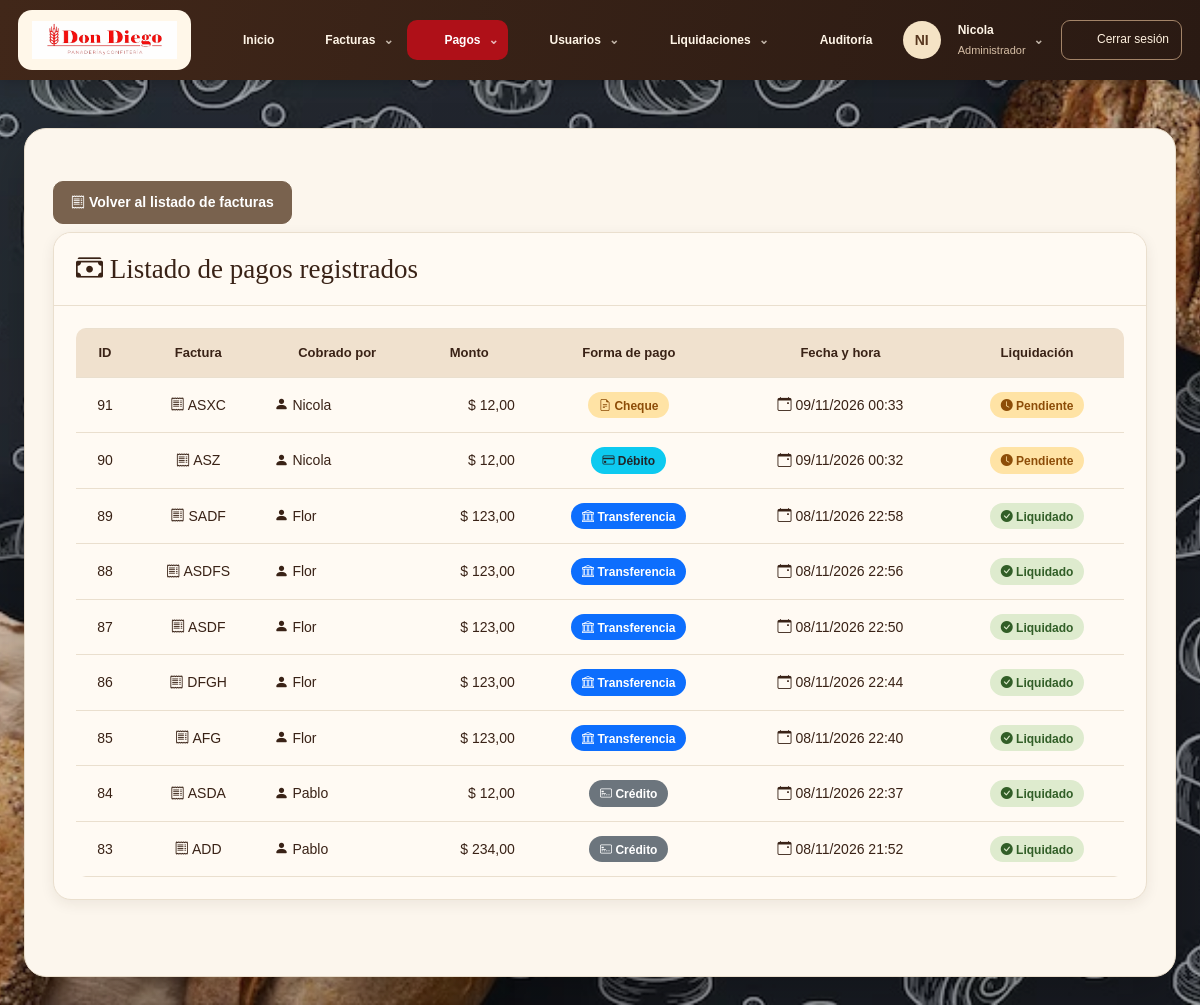
/Panaderia-v3/listar_pagos.php (signed in), run on an earlier commit of the app's database.
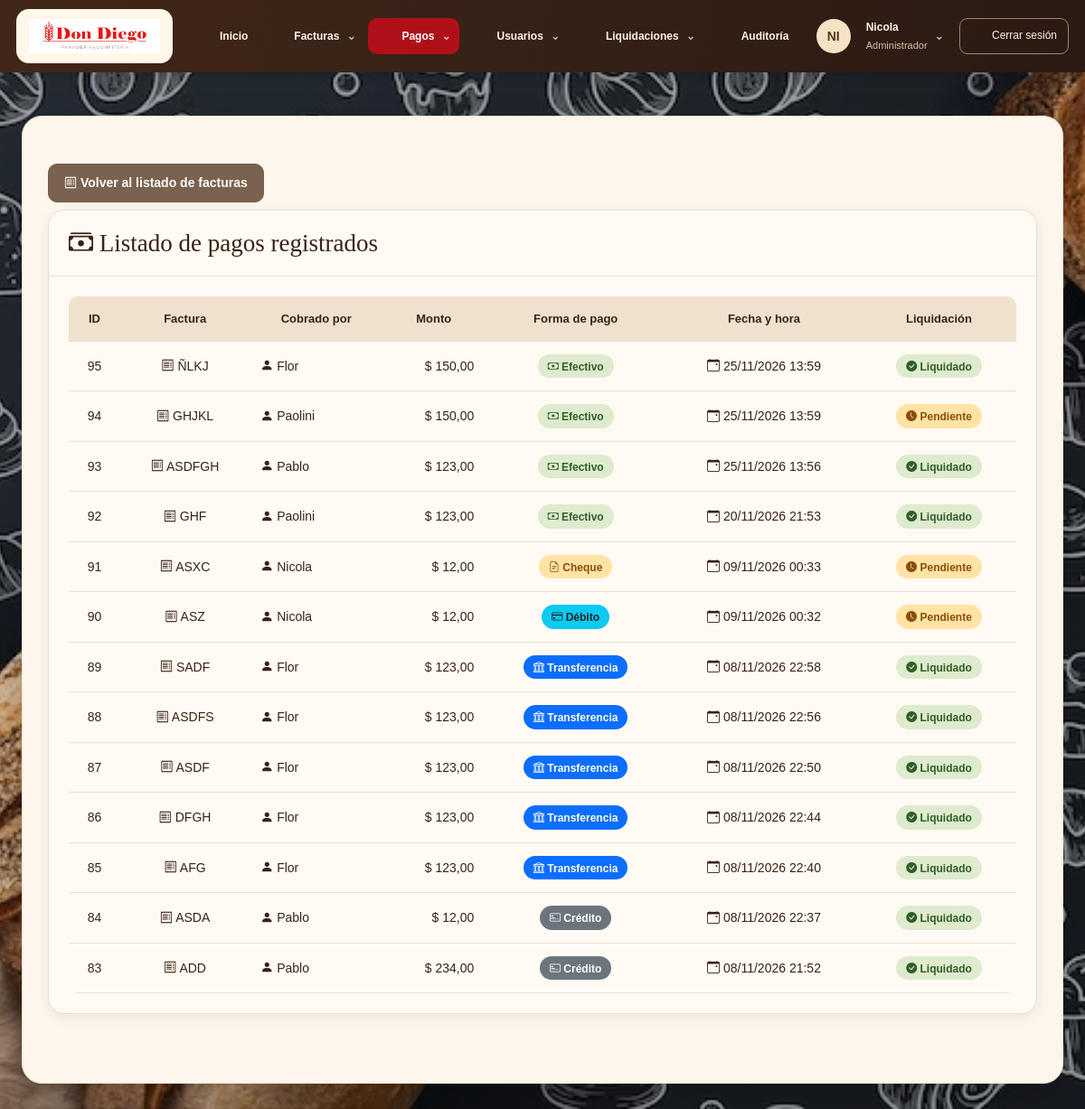
And on a later commit of the database.
### tables this page shows
CREATE TABLE `pago` (
  `id` int(10) UNSIGNED NOT NULL,
  `id_factura` int(10) UNSIGNED NOT NULL,
  `id_repartidor` smallint(5) UNSIGNED NOT NULL,
  `monto` decimal(8,2) NOT NULL,
  `forma_pago` enum('Efectivo','Transferencia','Debito','Credito','Cheque') NOT NULL,
  `fecha_hora` datetime NOT NULL DEFAULT current_timestamp(),
  `liquidado` tinyint(1) NOT NULL DEFAULT 0,
  `id_liquidacion` int(10) UNSIGNED DEFAULT NULL
);

CREATE TABLE `factura` (
  `id` int(10) UNSIGNED NOT NULL,
  `numero_serie` varchar(20) NOT NULL,
  `monto` decimal(8,2) NOT NULL,
  `fecha_registro` datetime NOT NULL,
  `fecha_cobro` datetime DEFAULT NULL,
  `estado` enum('Cobrado','Pendiente','Anulada') NOT NULL DEFAULT 'Pendiente',
  `id_usuario_registro` smallint(5) UNSIGNED NOT NULL,
  `id_usuario_asignado` smallint(5) UNSIGNED DEFAULT NULL
);

CREATE TABLE `usuario` (
  `id` smallint(5) UNSIGNED NOT NULL,
  `usuario` varchar(32) NOT NULL,
  `contrasenia` varchar(255) NOT NULL,
  `activo` tinyint(1) NOT NULL DEFAULT 1,
  `id_ROL` tinyint(3) UNSIGNED NOT NULL
);

### Panaderia-v3/permisos.php (called while the page is built, shortened)
<?php
function obtenerRolUsuario(PDO $conexion, $idUsuario): ?string
{
    static $roles = [];
    $idUsuario = (int)$idUsuario;
    if (!array_key_exists($idUsuario, $roles)) {
        $stmt = $conexion->prepare(
            "SELECT LOWER(TRIM(r.nombre))
             FROM usuario u
             INNER JOIN rol r ON r.id = u.id_ROL
             WHERE u.id = ? AND u.activo = 1"
        );
        $stmt->execute([$idUsuario]);
        $rol = $stmt->fetchColumn();
        $roles[$idUsuario] = $rol === false ? null : $rol;
    }
    return $roles[$idUsuario];
}
function usuarioPuedeAdministrar(PDO $conexion, $idUsuario): bool
{
    $rol = obtenerRolUsuario($conexion, $idUsuario);
    return $rol !== null && !in_array($rol, ["repartidor", "cajero", "cajera"], true);
}
function usuarioPuedeGestionarFacturas(PDO $conexion, $idUsuario): bool
{
    $rol = obtenerRolUsuario($conexion, $idUsuario);
    return $rol !== null && $rol !== "repartidor";
}

### Panaderia-v3/listar_pagos.php (the view, shortened to what the changed rows need)
<?php
require_once "conexion.php";
$sql = "SELECT p.id, p.id_factura, p.id_repartidor, p.monto, p.forma_pago, p.fecha_hora, p.liquidado, f.numero_serie, u.usuario AS nombre_repartidor
        FROM pago p INNER JOIN factura f ON p.id_factura = f.id INNER JOIN usuario u ON p.id_repartidor = u.id
        ORDER BY p.fecha_hora DESC"
    ;
$stmt = $conexion->prepare($sql);
$stmt->execute();
$pagos = $stmt->fetchAll(PDO::FETCH_ASSOC);
?>
<!DOCTYPE html>
<html lang="es">
<head>
    <link rel="stylesheet" href="css/bootstrap-5.3.8/css/bootstrap.min.css">
    <link rel="stylesheet" href="css/estilo.css">
    <link rel="stylesheet" href="fondo-sistema.css?v=1">
    <link rel="stylesheet" href="tema-don-diego.css?v=2">
<link rel="stylesheet" href="imagenes/bootstrap-icons-1.13.1/bootstrap-icons.min.css">
</head>
<body>
    <?php require_once "menu.php"; ?>
    <div class="container mt-5">
        <div class="card shadow mb-5">
            <div class="card-body">
                <?php if (count($pagos) > 0): ?>
                    <div class="table-responsive">
                        <table class="table table-bordered table-hover align-middle">
                            <thead class="table-dark text-center">
                                <tr>
                                    <th>ID</th>
                                    <th>Factura</th>
                                    <th>Cobrado por</th>
                                    <th>Monto</th>
                                    <th>Forma de pago</th>
                                    <th>Fecha y hora</th>
                                    <th>Liquidación</th>
                                </tr>
                            </thead>
                            <tbody>
                                <?php foreach ($pagos as $pago): ?>
                                    <?php
                                    switch ($pago["forma_pago"]) {
                                        case "Efectivo":
                                            $clase = "bg-success";
                                            $icono = "bi-cash";
                                            $nombre = "Efectivo";
                                            break;
                                        case "Transferencia":
                                            $clase = "bg-primary";
                                            $icono = "bi-bank";
                                            $nombre = "Transferencia";
                                            break;
                                        case "Debito":
                                            $clase = "bg-info text-dark";
                                            $icono = "bi-credit-card";
                                            $nombre = "Débito";
                                            break;
                                        case "Credito":
                                            $clase = "bg-secondary";
                                            $icono = "bi-credit-card-2-front";
                                            $nombre = "Crédito";
                                            break;
                                        case "Cheque":
                                            $clase = "bg-warning text-dark";
                                            $icono = "bi-file-earmark-text";
                                            $nombre = "Cheque";
                                            break;
                                    }
                                    ?>
                                    <tr>
                                        <td class="text-center">
                                            <?= htmlspecialchars((string)$pago["id"]) ?>
                                        </td>
                                        <td class="text-center">
                                            <i class="bi bi-receipt"></i>
                                            <?= htmlspecialchars($pago["numero_serie"]) ?>
                                        </td>
                                        <td>
                                            <i class="bi bi-person-fill"></i>
                                            <?= htmlspecialchars($pago["nombre_repartidor"]) ?>
                                        </td>
                                        <td class="text-end text-nowrap">
                                            $ <?= number_format((float)$pago["monto"], 2, ",", ".") ?>
                                        </td>
                                        <td class="text-center">
                                            <span class="badge <?= $clase ?>">
                                                <i class="bi <?= $icono ?>"></i>
                                                <?= htmlspecialchars($nombre) ?>
                                            </span>
                                        </td>
                                        <td class="text-center text-nowrap">
                                            <i class="bi bi-calendar-event"></i>
                                            <?php
                                            $fecha = new DateTime($pago["fecha_hora"]);
                                            echo htmlspecialchars($fecha->format("d/m/Y H:i"));
                                            ?>
                                        </td>
                                        <td class="text-center">
                                            <?php if ((int)$pago["liquidado"] === 1): ?>
                                                <span class="badge bg-success"><i class="bi bi-check-circle-fill"></i> Liquidado</span>
                                            <?php else: ?>
                                                <span class="badge bg-warning text-dark"><i class="bi bi-clock-fill"></i> Pendiente</span>
                                            <?php endif; ?>
                                        </td>
                                    </tr>
                                <?php endforeach; ?>
                            </tbody>
                        </table>
                    </div>
                <?php endif; ?>
            </div>
        </div>
    </div>
</body>
</html>

### Panaderia-v3/menu.php (shortened to what the changed rows need)
<?php
require_once __DIR__ . '/permisos.php';
require_once __DIR__ . '/dd_ui.php';
$rolUsuario = obtenerRolUsuario($conexion, $_SESSION['id_usuario']);
$usuarioPuedeAdministrar = usuarioPuedeAdministrar($conexion, $_SESSION['id_usuario']);
$usuarioPuedeGestionarFacturas = usuarioPuedeGestionarFacturas($conexion, $_SESSION['id_usuario']);
$usuarioEsCajero = in_array($rolUsuario, ['cajero', 'cajera'], true);
$usuarioEsRepartidor = $rolUsuario === 'repartidor';
$ddPagina = basename($_SERVER['SCRIPT_NAME']);
$ddGrupos = [
    'Facturas' => ['icono'=>'factura', 'enlaces'=>[
        ['facturas.php','Listar facturas'],
        ...($usuarioPuedeGestionarFacturas ? [['agregar_factura.php','Ingresar factura'],['editar_factura.php','Editar factura']] : []),
        ['cambiar_estado_factura.php','Cambiar estado'],
        ['listar_observaciones.php','Listar observaciones'],['agregar_observaciones.php','Agregar observaciones']
    ]],
    'Pagos' => ['icono'=>'pago', 'enlaces'=>[['listar_pagos.php','Listar pagos'],['registrar_pago.php','Registrar pago']]],
];
if (!$usuarioEsCajero && !$usuarioEsRepartidor) {
    $ddGrupos['Usuarios'] = ['icono'=>'usuarios','enlaces'=>[
        ['listar_usuario.php','Listar usuarios'],
        ...($usuarioPuedeAdministrar ? [['crear_usuario.php','Nuevo usuario'],['editar_usuario.php','Editar usuario'],['cambiar_estado_usuario.php','Cambiar estado de usuario']] : []),
        ['listar_roles.php','Listar roles'],
        ...($usuarioPuedeAdministrar ? [['crear_rol_usuario.php','Nuevo rol'],['editar_rol_usuario.php','Editar rol'],['eliminar_rol.php','Eliminar rol']] : [])
    ]];
}
$ddGrupos['Liquidaciones'] = ['icono'=>'liquidacion','enlaces'=>[
    ['listar_liquidacion.php','Listar liquidaciones'],
    ...(!$usuarioEsCajero ? [['liquidacion_diaria.php','Liquidación de repartidor']] : []),
    ...(!$usuarioEsRepartidor ? [['liquidacion_diaria_cajero.php','Liquidación de cajero']] : [])
]];
?>
<nav class="dd-nav" aria-label="Navegación principal" id="dd-menu">
    <div class="dd-nav-inner">
        <button class="dd-mobile" type="button" aria-expanded="false" aria-controls="dd-enlaces" id="dd-menu-boton"><?= ddIcono('menu') ?> Menú</button>
        <div class="dd-links" id="dd-enlaces">
            <?php foreach ($ddGrupos as $ddEtiqueta => $ddGrupo): ?>
                <details class="dd-drop <?= in_array($ddPagina, array_column($ddGrupo['enlaces'], 0), true) ? 'active' : '' ?>">
                    <summary><?= ddIcono($ddGrupo['icono']) ?> <?= ddEsc($ddEtiqueta) ?></summary>
                </details>
            <?php endforeach; ?>
        </div>
    </div>
</nav>

### Panaderia-v3/dd_ui.php (shortened to what the changed rows need)
<?php
function ddIcono(string $nombre): string {
    $trazos = [
        'inicio' => '<path d="m3 10 9-7 9 7v11h-7v-7h-4v7H3z"/>',
        'factura' => '<path d="M6 3h12v19l-3-2-3 2-3-2-3 2zM9 7h6M9 11h6M9 15h4"/>',
        'pago' => '<ellipse cx="12" cy="5" rx="8" ry="3"/><path d="M4 5v5c0 4 16 4 16 0V5M4 10v5c0 4 16 4 16 0v-5M4 15v4c0 4 16 4 16 0v-4"/>',
        'usuarios' => '<circle cx="9" cy="8" r="3"/><path d="M3 21v-3a6 6 0 0 1 12 0v3M16 5a3 3 0 0 1 0 6M18 15a5 5 0 0 1 3 5"/>',
        'auditoria' => '<path d="m12 3 9 4v5c0 6-9 10-9 10S3 18 3 12V7zM8 12l3 3 5-6"/>',
        'cartera' => '<path d="M3 7h17v14H3zM3 7V4l13-2v5M16 12h6v5h-6z"/>',
        'ver' => '<path d="M2 12s4-7 10-7 10 7 10 7-4 7-10 7S2 12 2 12Z"/><circle cx="12" cy="12" r="3"/>',
        'editar' => '<path d="m15 3 6 6-12 12H3v-6zM12 6l6 6"/>',
        'buscar' => '<circle cx="10" cy="10" r="7"/><path d="m15 15 6 6"/>',
        'salir' => '<path d="M9 3H3v18h6M9 12h13m-5-5 5 5-5 5"/>',
        'menu' => '<path d="M3 5h18M3 12h18M3 19h18"/>',
        'liquidacion' => '<rect x="5" y="2" width="14" height="20" rx="2"/><path d="M8 6h8M8 11h2m4 0h2M8 15h2m4 0h2M8 19h2m4 0h2"/>',
    ];
    return '<svg class="dd-icon" viewBox="0 0 24 24" fill="none" stroke="currentColor" stroke-width="1.7" stroke-linecap="round" stroke-linejoin="round" aria-hidden="true">'.($trazos[$nombre] ?? $trazos['factura']).'</svg>';
}
function ddEsc($valor): string { return htmlspecialchars((string)$valor, ENT_QUOTES, 'UTF-8'); }

What changed in the data, as far as the page shows it:
added pago: id "95", id_factura.numero_serie "ÑLKJ", id_repartidor.usuario "Flor", monto "150,00", forma_pago "Efectivo", fecha_hora "25/11/2026 13:59", liquidado 1 (drawn)
added pago: id "94", id_factura.numero_serie "GHJKL", id_repartidor.usuario "Paolini", monto "150,00", forma_pago "Efectivo", fecha_hora "25/11/2026 13:59", liquidado 0 (drawn)
added pago: id "93", id_factura.numero_serie "ASDFGH", id_repartidor.usuario "Pablo", monto "123,00", forma_pago "Efectivo", fecha_hora "25/11/2026 13:56", liquidado 1 (drawn)
added pago: id "92", id_factura.numero_serie "GHF", id_repartidor.usuario "Paolini", monto "123,00", forma_pago "Efectivo", fecha_hora "20/11/2026 21:53", liquidado 1 (drawn)
